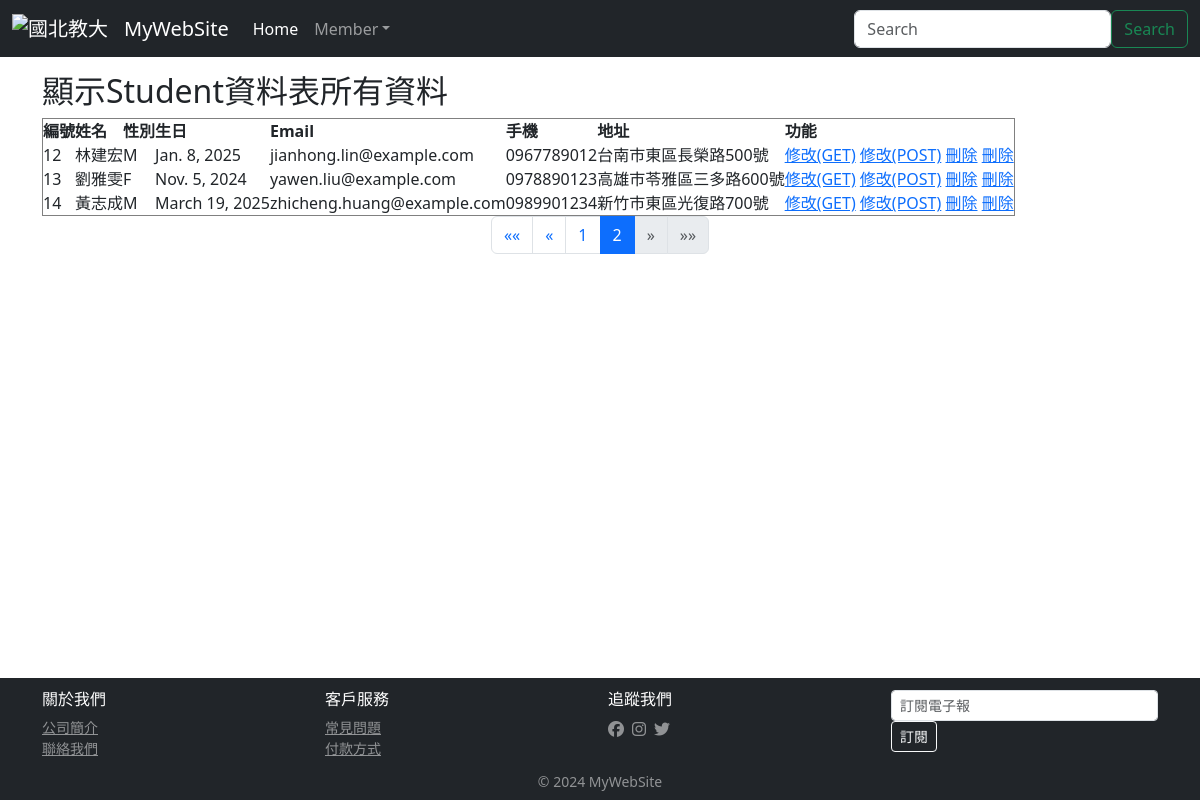
The page /students/index/?page=2 on the database its author committed.
### students/models.py (models this page shows, shortened)
class Student(models.Model):
    stdName = models.CharField(max_length=20, null=False)
    stdSex = models.CharField(max_length=2,default='M',null=False)
    stdBirth = models.DateField(null=False)
    stdEmail = models.EmailField(max_length=100,blank=True,default="")
    stdPhone = models.CharField(max_length=50,blank=True,default="")
    stdAddr=models.CharField(max_length=255,blank=True,default="")

### students/views.py (the view)
# urls.py: path('students/index/', stdViews.index),
def index(request):
    stdData = Student.objects.all().order_by('id')
    paginator = Paginator(stdData,10)
    page_number = request.GET.get('page')
    page_obj = paginator.get_page(page_number)
    return render(request, "students/index.html", locals())

### templates/students/index.html (shortened to what this page needs)
{% extends 'base.html' %}
{% block content %}
<h2 align="left">顯示Student資料表所有資料</h2>
<table border="1" cellpadding="0" cellspacing="0">
     <th>編號</th><th>姓名</th><th>性別</th><th>生日</th><th>Email</th><th>手機</th><th>地址</th><th>功能</th>
    {% for stdItem in page_obj %}
     <tr>
        <td>{{ stdItem.id }}</td>
        <td>{{ stdItem.stdName }}</td>
        <td>{{ stdItem.stdSex }}</td>
        <td>{{ stdItem.stdBirth }}</td>
        <td>{{ stdItem.stdEmail }}</td>
        <td>{{ stdItem.stdPhone }}</td>
        <td>{{ stdItem.stdAddr }}</td>
        <td>
         <a href="/students/edit/{{ stdItem.id }}/">修改(GET)</a>
         <a href="/students/edit2/{{ stdItem.id }}/load">修改(POST)</a>
         <a href="/students/delete/{{ stdItem.id }}">刪除</a>
         <a href="javascript:void(0)" onclick="if(confirm('確定要刪除此筆資料嗎?')) window.location.href='/students/delete/{{ stdItem.id }}'">刪除</a>
        </td>
     </tr>
     {% endfor %}
</table>
<div class="container">
   <nav aria-label="Page navigation">
       <ul class="pagination justify-content-center">
           {% if page_obj.has_previous %}
               <li class="page-item">
                   <a class="page-link" href="?page=1" aria-label="First">
                       <span aria-hidden="true">&laquo;&laquo;</span>
                   </a>
               </li>
               <li class="page-item">
                   <a class="page-link" href="?page={{ page_obj.previous_page_number }}" aria-label="Previous">
                       <span aria-hidden="true">&laquo;</span>
                   </a>
               </li>
           {% endif %}
           {% for num in page_obj.paginator.page_range %}
               {% if page_obj.number == num %}
                   <li class="page-item active">
                       <span class="page-link">{{ num }}</span>
                   </li>
               {% elif num > page_obj.number|add:'-3' and num < page_obj.number|add:'3' %}
                   <li class="page-item">
                       <a class="page-link" href="?page={{ num }}">{{ num }}</a>
                   </li>
               {% endif %}
           {% endfor %}
           {% if page_obj.has_next %}
               <li class="page-item">
                   <a class="page-link" href="?page={{ page_obj.next_page_number }}" aria-label="Next">
                       <span aria-hidden="true">&raquo;</span>
                   </a>
               </li>
               <li class="page-item">
                   <a class="page-link" href="?page={{ page_obj.paginator.num_pages }}" aria-label="Last">
                       <span aria-hidden="true">&raquo;&raquo;</span>
                   </a>
               </li>
           {% else %}
               <li class="page-item disabled">
                   <span class="page-link">&raquo;</span>
               </li>
               <li class="page-item disabled">
                   <span class="page-link">&raquo;&raquo;</span>
               </li>
           {% endif %}
       </ul>
   </nav>
</div>
{% endblock %}

### static/css/style.css (style rules this page uses)
html, body { margin: 0; padding: 0; height: 100%; border: none; }
body { margin-left: 0px; margin-top: 0px; margin-right: 0px; margin-bottom: 0px; background-image: url(images/bg.gif); }

### rows shown on the page
Student: id "12", stdName "林建宏", stdSex "M", stdBirth "Jan. 8, 2025", stdEmail "jianhong.lin@example.com", stdPhone "0967789012", stdAddr "台南市東區長榮路500號"
Student: id "13", stdName "劉雅雯", stdSex "F", stdBirth "Nov. 5, 2024", stdEmail "yawen.liu@example.com", stdPhone "0978890123", stdAddr "高雄市苓雅區三多路600號"
Student: id "14", stdName "黃志成", stdSex "M", stdBirth "March 19, 2025", stdEmail "zhicheng.huang@example.com", stdPhone "0989901234", stdAddr "新竹市東區光復路700號"

### other values the page prints
{{ num }} "1"
{{ num }} "2"
